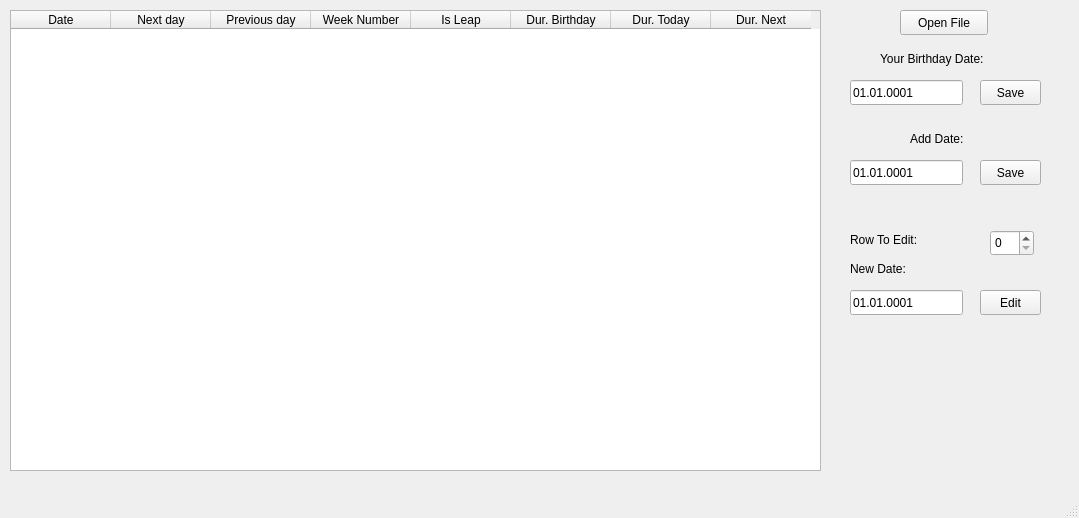
<?xml version="1.0" encoding="UTF-8"?>
<ui version="4.0">
 <class>MainWindow</class>
 <widget class="QMainWindow" name="MainWindow">
  <property name="geometry">
   <rect>
    <x>0</x>
    <y>0</y>
    <width>1079</width>
    <height>518</height>
   </rect>
  </property>
  <property name="windowTitle">
   <string>MainWindow</string>
  </property>
  <widget class="QWidget" name="centralwidget">
   <widget class="QPushButton" name="openFileButton">
    <property name="geometry">
     <rect>
      <x>900</x>
      <y>10</y>
      <width>88</width>
      <height>25</height>
     </rect>
    </property>
    <property name="text">
     <string>Open File</string>
    </property>
   </widget>
   <widget class="QTableWidget" name="tableWidget">
    <property name="geometry">
     <rect>
      <x>10</x>
      <y>10</y>
      <width>811</width>
      <height>461</height>
     </rect>
    </property>
    <column>
     <property name="text">
      <string>Date</string>
     </property>
    </column>
    <column>
     <property name="text">
      <string>Next day</string>
     </property>
    </column>
    <column>
     <property name="text">
      <string>Previous day</string>
     </property>
    </column>
    <column>
     <property name="text">
      <string>Week Number</string>
     </property>
    </column>
    <column>
     <property name="text">
      <string>Is Leap</string>
     </property>
    </column>
    <column>
     <property name="text">
      <string>Dur. Birthday</string>
     </property>
    </column>
    <column>
     <property name="text">
      <string>Dur. Today</string>
     </property>
    </column>
    <column>
     <property name="text">
      <string>Dur. Next</string>
     </property>
    </column>
   </widget>
   <widget class="QLineEdit" name="lineEdit">
    <property name="geometry">
     <rect>
      <x>850</x>
      <y>80</y>
      <width>113</width>
      <height>25</height>
     </rect>
    </property>
    <property name="text">
     <string>01.01.0001</string>
    </property>
   </widget>
   <widget class="QLabel" name="label">
    <property name="geometry">
     <rect>
      <x>880</x>
      <y>50</y>
      <width>141</width>
      <height>17</height>
     </rect>
    </property>
    <property name="text">
     <string>Your Birthday Date:</string>
    </property>
   </widget>
   <widget class="QPushButton" name="pushButtonBirthdayDate">
    <property name="geometry">
     <rect>
      <x>980</x>
      <y>80</y>
      <width>61</width>
      <height>25</height>
     </rect>
    </property>
    <property name="text">
     <string>Save</string>
    </property>
   </widget>
   <widget class="QPushButton" name="pushButtonAddDate">
    <property name="geometry">
     <rect>
      <x>980</x>
      <y>160</y>
      <width>61</width>
      <height>25</height>
     </rect>
    </property>
    <property name="text">
     <string>Save</string>
    </property>
   </widget>
   <widget class="QLineEdit" name="lineEdit_2">
    <property name="geometry">
     <rect>
      <x>850</x>
      <y>160</y>
      <width>113</width>
      <height>25</height>
     </rect>
    </property>
    <property name="text">
     <string>01.01.0001</string>
    </property>
   </widget>
   <widget class="QLabel" name="label_2">
    <property name="geometry">
     <rect>
      <x>910</x>
      <y>130</y>
      <width>71</width>
      <height>17</height>
     </rect>
    </property>
    <property name="text">
     <string>Add Date:</string>
    </property>
   </widget>
   <widget class="QLabel" name="label_3">
    <property name="geometry">
     <rect>
      <x>850</x>
      <y>230</y>
      <width>91</width>
      <height>20</height>
     </rect>
    </property>
    <property name="text">
     <string>Row To Edit:</string>
    </property>
   </widget>
   <widget class="QSpinBox" name="spinBox">
    <property name="geometry">
     <rect>
      <x>990</x>
      <y>230</y>
      <width>44</width>
      <height>26</height>
     </rect>
    </property>
   </widget>
   <widget class="QLabel" name="label_4">
    <property name="geometry">
     <rect>
      <x>850</x>
      <y>260</y>
      <width>81</width>
      <height>17</height>
     </rect>
    </property>
    <property name="text">
     <string>New Date:</string>
    </property>
   </widget>
   <widget class="QLineEdit" name="lineEdit_3">
    <property name="geometry">
     <rect>
      <x>850</x>
      <y>290</y>
      <width>113</width>
      <height>25</height>
     </rect>
    </property>
    <property name="text">
     <string>01.01.0001</string>
    </property>
   </widget>
   <widget class="QPushButton" name="pushButtonEdit">
    <property name="geometry">
     <rect>
      <x>980</x>
      <y>290</y>
      <width>61</width>
      <height>25</height>
     </rect>
    </property>
    <property name="text">
     <string>Edit</string>
    </property>
   </widget>
  </widget>
  <widget class="QMenuBar" name="menubar">
   <property name="geometry">
    <rect>
     <x>0</x>
     <y>0</y>
     <width>1079</width>
     <height>22</height>
    </rect>
   </property>
  </widget>
  <widget class="QStatusBar" name="statusbar"/>
 </widget>
 <resources/>
 <connections/>
</ui>
